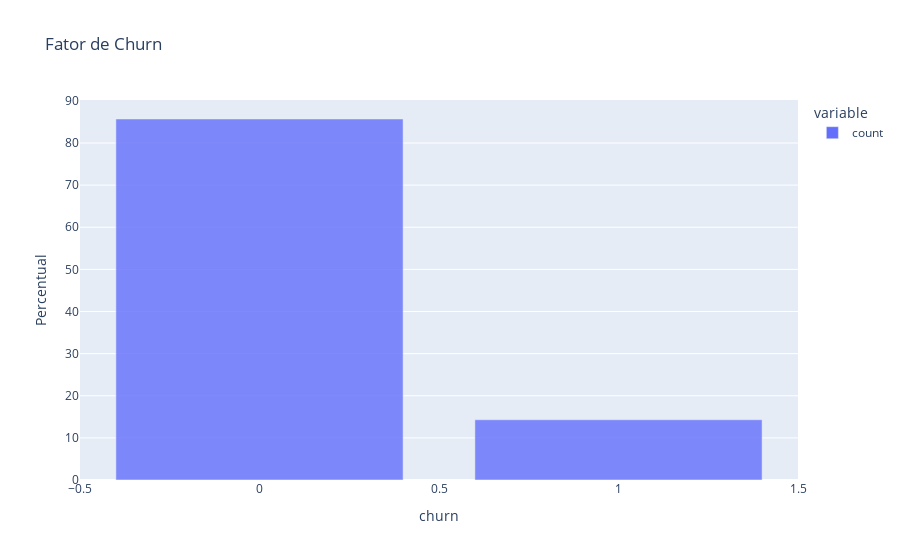

Notebook cell for this chart:
### Code cell
# Distribuição da variável target em percentual

fig = px.bar(df_employee['churn'].value_counts() / len(df_employee) * 100,
             title = 'Fator de Churn',
             labels = {'idenx': 'Churn', 'value':'Percentual'},
             opacity = 0.8)

fig.show()

### Figure 1 — Plotly figure (JSON) as saved in the notebook; plotly's stock layout.template omitted (floating-point values rounded to 4 significant figures)
{"data": [{"hovertemplate": "variable=count<br>churn=%{x}<br>Percentual=%{y}<extra></extra>", "legendgroup": "count", "marker": {"color": "#636efa", "opacity": 0.8, "pattern": {"shape": ""}}, "name": "count", "orientation": "v", "showlegend": true, "textposition": "auto", "type": "bar", "x": [0, 1], "xaxis": "x", "y": [85.7, 14.3], "yaxis": "y"}], "layout": {"barmode": "relative", "legend": {"title": {"text": "variable"}, "tracegroupgap": 0}, "title": {"text": "Fator de Churn"}, "xaxis": {"anchor": "y", "domain": [0, 1], "title": {"text": "churn"}}, "yaxis": {"anchor": "x", "domain": [0, 1], "title": {"text": "Percentual"}}}}
